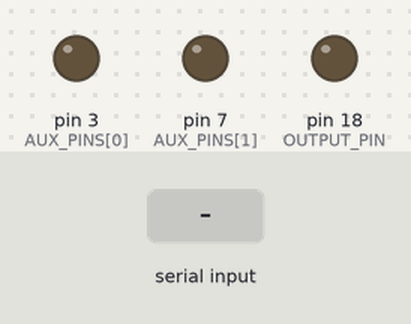
The sketch below on a simulated Arduino Uno, built with avr-gcc and run on an emulated ATmega328P. Parts: output pins drawn as LEDs (lit = HIGH). The inputs (shaded band) are chosen by the test bench. What the sketch prints to the serial monitor is not drawn.

Above: at 1.2 s.
1.3 s: "TEST\n" received over Serial
2.9 s: "START 1\n" received over Serial
4.4 s: "STOP 1\n" received over Serial
Timing chart, 0 to 7.4 s (numbered marks = the images above; inputs shaded):
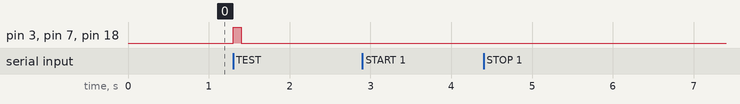

Measured:
- after the input at 1.3 s, pin 3 (AUX_PINS[0]), pin 7 (AUX_PINS[1]), pin 18 (OUTPUT_PIN): LOW → HIGH at once, → LOW 0.10 s later
- after the input at 2.9 s, every drawn part: stays the same
- after the input at 4.4 s, every drawn part: stays the same

The sketch:

nanoject_controller.ino
```cpp
// nanoject_controller.ino
//
// Serial-controlled TTL pulse generator for Arduino-compatible boards
// (Arduino Uno/Mega/Nano, Teensy, etc.).
//
// Protocol (newline-terminated, ASCII):
//   Host -> MCU:
//     START <num_pulses> <interval_ms>   begin a pulse sequence
//     STOP                               interrupt a running sequence
//     TEST                               emit a single pulse
//     PING                               health check
//   MCU -> Host:
//     READY                              sent once at boot
//     OK                                 generic ack
//     PULSE <n>                          emitted after each pulse (1-indexed)
//     DONE                               sequence completed
//     STOPPED                            sequence interrupted
//     ERR <msg>                          parse / param error

// ====== Adjust these in source ======
const int  OUTPUT_PIN     = 18;     // primary TTL output pin
const int  AUX_PINS[]     = {3, 7}; // additional pins held HIGH during each pulse
const int  PULSE_WIDTH_MS = 100;    // pulse duration (ms)
const long BAUD           = 115200;
// ====================================

const int N_AUX_PINS = sizeof(AUX_PINS) / sizeof(AUX_PINS[0]);

bool          running         = false;
unsigned long next_pulse_ms   = 0;
long          pulses_total    = 0;
long          pulses_emitted  = 0;
unsigned long interval_ms     = 0;

void emitPulse() {
  digitalWrite(OUTPUT_PIN, HIGH);
  for (int i = 0; i < N_AUX_PINS; i++) digitalWrite(AUX_PINS[i], HIGH);
  delay(PULSE_WIDTH_MS);
  digitalWrite(OUTPUT_PIN, LOW);
  for (int i = 0; i < N_AUX_PINS; i++) digitalWrite(AUX_PINS[i], LOW);
}

void handleCommand(String cmd) {
  cmd.trim();
  if (cmd.length() == 0) return;

  if (cmd.startsWith("START")) {
    int sp1 = cmd.indexOf(' ');
    int sp2 = (sp1 >= 0) ? cmd.indexOf(' ', sp1 + 1) : -1;
    if (sp1 < 0 || sp2 < 0) {
      Serial.println("ERR bad START");
      return;
    }
    long n = cmd.substring(sp1 + 1, sp2).toInt();
    long iv = cmd.substring(sp2 + 1).toInt();
    if (n <= 0 || iv <= 0) {
      Serial.println("ERR bad params");
      return;
    }
    pulses_total   = n;
    interval_ms    = (unsigned long)iv;
    pulses_emitted = 0;
    running        = true;
    next_pulse_ms  = millis();   // first pulse fires immediately
    Serial.println("OK");
  }
  else if (cmd == "STOP") {
    if (running) {
      running = false;
      Serial.println("STOPPED");
    } else {
      Serial.println("OK");
    }
  }
  else if (cmd == "TEST") {
    emitPulse();
    Serial.println("OK");
  }
  else if (cmd == "PING") {
    Serial.println("OK");
  }
  else {
    Serial.print("ERR unknown: ");
    Serial.println(cmd);
  }
}

void setup() {
  pinMode(OUTPUT_PIN, OUTPUT);
  digitalWrite(OUTPUT_PIN, LOW);
  for (int i = 0; i < N_AUX_PINS; i++) {
    pinMode(AUX_PINS[i], OUTPUT);
    digitalWrite(AUX_PINS[i], LOW);
  }
  Serial.begin(BAUD);
  // Some boards need a moment for the USB serial to come up.
  unsigned long t0 = millis();
  while (!Serial && (millis() - t0) < 3000) { /* wait briefly */ }
  Serial.println("READY");
}

void loop() {
  static String buf = "";
  while (Serial.available()) {
    char c = (char)Serial.read();
    if (c == '\n') {
      handleCommand(buf);
      buf = "";
    } else if (c != '\r') {
      buf += c;
      if (buf.length() > 64) buf = "";  // overflow guard
    }
  }

  if (running) {
    unsigned long now = millis();
    if ((long)(now - next_pulse_ms) >= 0) {
      emitPulse();
      pulses_emitted++;
      Serial.print("PULSE ");
      Serial.println(pulses_emitted);
      if (pulses_emitted >= pulses_total) {
        running = false;
        Serial.println("DONE");
      } else {
        next_pulse_ms += interval_ms;
      }
    }
  }
}
```
